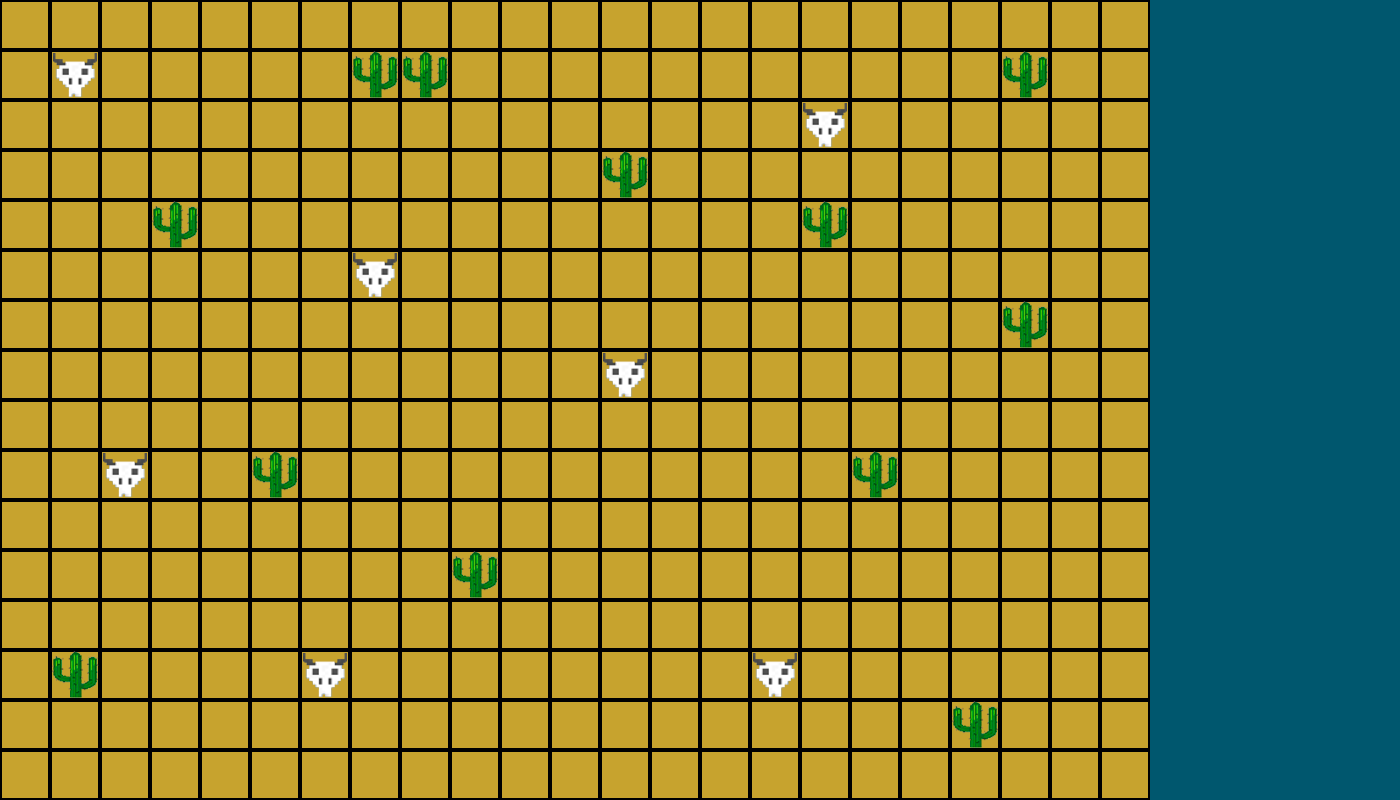

Tiled map render using the project's own tile images. Description and the map definition, with tile-layer contents summarised, below:
An orthogonal 28x16 tile map with 50x50 px tiles, 1 tile layer (Background).

<map version="1.2" tiledversion="1.2.4" orientation="orthogonal" renderorder="right-down" width="28" height="16" tilewidth="50" tileheight="50" infinite="0" nextlayerid="3" nextobjectid="1">
 <tileset firstgid="1" source="terrain3.tsx" />
 <layer id="1" name="Background" width="28" height="16">
  <data>[448 cells, 448 non-empty, 4 distinct tile ids]</data>
 </layer>
</map>